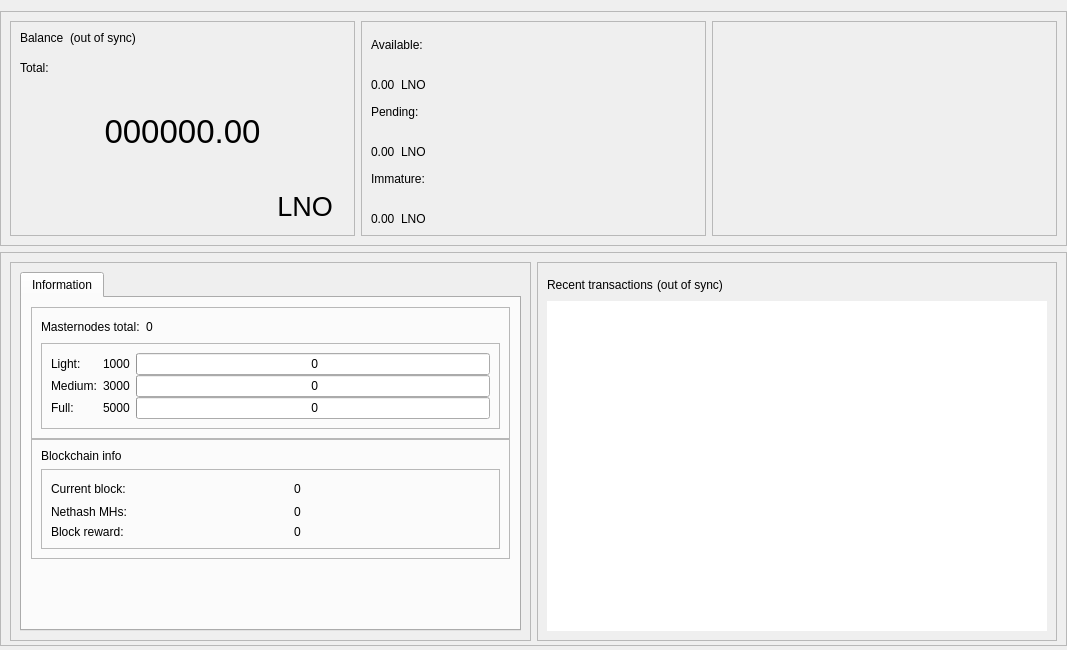
<?xml version="1.0" encoding="UTF-8"?>
<ui version="4.0">
 <class>OverviewPage</class>
 <widget class="QWidget" name="OverviewPage">
  <property name="geometry">
   <rect>
    <x>0</x>
    <y>0</y>
    <width>1067</width>
    <height>650</height>
   </rect>
  </property>
  <property name="minimumSize">
   <size>
    <width>960</width>
    <height>0</height>
   </size>
  </property>
  <property name="windowTitle">
   <string>Form</string>
  </property>
  <layout class="QVBoxLayout" name="topLayout">
   <property name="leftMargin">
    <number>0</number>
   </property>
   <property name="rightMargin">
    <number>0</number>
   </property>
   <property name="bottomMargin">
    <number>4</number>
   </property>
   <item>
    <layout class="QVBoxLayout" name="verticalLayout_main">
     <property name="sizeConstraint">
      <enum>QLayout::SetDefaultConstraint</enum>
     </property>
     <property name="leftMargin">
      <number>0</number>
     </property>
     <property name="rightMargin">
      <number>0</number>
     </property>
     <item>
      <widget class="QFrame" name="frame_blue">
       <property name="enabled">
        <bool>true</bool>
       </property>
       <property name="sizePolicy">
        <sizepolicy hsizetype="Preferred" vsizetype="Preferred">
         <horstretch>0</horstretch>
         <verstretch>0</verstretch>
        </sizepolicy>
       </property>
       <property name="minimumSize">
        <size>
         <width>1065</width>
         <height>220</height>
        </size>
       </property>
       <property name="maximumSize">
        <size>
         <width>16777215</width>
         <height>16777215</height>
        </size>
       </property>
       <property name="sizeIncrement">
        <size>
         <width>0</width>
         <height>0</height>
        </size>
       </property>
       <property name="baseSize">
        <size>
         <width>0</width>
         <height>500</height>
        </size>
       </property>
       <property name="frameShape">
        <enum>QFrame::StyledPanel</enum>
       </property>
       <property name="frameShadow">
        <enum>QFrame::Raised</enum>
       </property>
       <layout class="QHBoxLayout" name="horizontalLayout">
        <item>
         <widget class="QFrame" name="frame_blue_1">
          <property name="minimumSize">
           <size>
            <width>345</width>
            <height>200</height>
           </size>
          </property>
          <property name="maximumSize">
           <size>
            <width>16777215</width>
            <height>16777215</height>
           </size>
          </property>
          <property name="frameShape">
           <enum>QFrame::StyledPanel</enum>
          </property>
          <property name="frameShadow">
           <enum>QFrame::Raised</enum>
          </property>
          <layout class="QHBoxLayout" name="horizontalLayout_2">
           <item>
            <layout class="QVBoxLayout" name="verticalLayout">
             <item>
              <layout class="QHBoxLayout" name="horizontalLayout_3">
               <property name="spacing">
                <number>6</number>
               </property>
               <property name="sizeConstraint">
                <enum>QLayout::SetFixedSize</enum>
               </property>
               <item>
                <widget class="QLabel" name="label_5">
                 <property name="minimumSize">
                  <size>
                   <width>0</width>
                   <height>24</height>
                  </size>
                 </property>
                 <property name="maximumSize">
                  <size>
                   <width>16777215</width>
                   <height>24</height>
                  </size>
                 </property>
                 <property name="text">
                  <string>Balance</string>
                 </property>
                 <property name="alignment">
                  <set>Qt::AlignLeading|Qt::AlignLeft|Qt::AlignTop</set>
                 </property>
                </widget>
               </item>
               <item>
                <widget class="QLabel" name="labelWalletStatus">
                 <property name="minimumSize">
                  <size>
                   <width>0</width>
                   <height>24</height>
                  </size>
                 </property>
                 <property name="maximumSize">
                  <size>
                   <width>16777215</width>
                   <height>24</height>
                  </size>
                 </property>
                 <property name="text">
                  <string>(out of sync)</string>
                 </property>
                 <property name="alignment">
                  <set>Qt::AlignLeading|Qt::AlignLeft|Qt::AlignTop</set>
                 </property>
                </widget>
               </item>
               <item>
                <spacer name="horizontalSpacer">
                 <property name="orientation">
                  <enum>Qt::Horizontal</enum>
                 </property>
                 <property name="sizeHint" stdset="0">
                  <size>
                   <width>40</width>
                   <height>20</height>
                  </size>
                 </property>
                </spacer>
               </item>
              </layout>
             </item>
             <item>
              <widget class="QLabel" name="labelTotalText">
               <property name="maximumSize">
                <size>
                 <width>16777215</width>
                 <height>15</height>
                </size>
               </property>
               <property name="text">
                <string>Total:</string>
               </property>
              </widget>
             </item>
             <item>
              <widget class="QLabel" name="labelTotal">
               <property name="sizePolicy">
                <sizepolicy hsizetype="Preferred" vsizetype="Preferred">
                 <horstretch>0</horstretch>
                 <verstretch>0</verstretch>
                </sizepolicy>
               </property>
               <property name="minimumSize">
                <size>
                 <width>0</width>
                 <height>100</height>
                </size>
               </property>
               <property name="maximumSize">
                <size>
                 <width>16777215</width>
                 <height>100</height>
                </size>
               </property>
               <property name="font">
                <font>
                 <pointsize>25</pointsize>
                 <weight>50</weight>
                 <bold>false</bold>
                </font>
               </property>
               <property name="mouseTracking">
                <bool>false</bool>
               </property>
               <property name="text">
                <string>000000.00</string>
               </property>
               <property name="alignment">
                <set>Qt::AlignCenter</set>
               </property>
              </widget>
             </item>
             <item>
              <layout class="QHBoxLayout" name="horizontalLayout_11">
               <item>
                <spacer name="horizontalSpacer_8">
                 <property name="orientation">
                  <enum>Qt::Horizontal</enum>
                 </property>
                 <property name="sizeHint" stdset="0">
                  <size>
                   <width>40</width>
                   <height>20</height>
                  </size>
                 </property>
                </spacer>
               </item>
               <item>
                <widget class="QPushButton" name="blabel_LivenodesCoin">
                 <property name="font">
                  <font>
                   <pointsize>20</pointsize>
                   <italic>false</italic>
                   <kerning>true</kerning>
                  </font>
                 </property>
                 <property name="cursor">
                  <cursorShape>PointingHandCursor</cursorShape>
                 </property>
                 <property name="text">
                  <string>LNO</string>
                 </property>
                 <property name="flat">
                  <bool>true</bool>
                 </property>
                </widget>
               </item>
              </layout>
             </item>
            </layout>
           </item>
          </layout>
         </widget>
        </item>
        <item>
         <widget class="QFrame" name="frame_blue_2">
          <property name="minimumSize">
           <size>
            <width>345</width>
            <height>200</height>
           </size>
          </property>
          <property name="maximumSize">
           <size>
            <width>16777215</width>
            <height>16777215</height>
           </size>
          </property>
          <property name="frameShape">
           <enum>QFrame::StyledPanel</enum>
          </property>
          <property name="frameShadow">
           <enum>QFrame::Raised</enum>
          </property>
          <layout class="QVBoxLayout" name="verticalLayout_3">
           <item>
            <layout class="QVBoxLayout" name="verticalLayout_2">
             <item>
              <widget class="QLabel" name="labelBalanceText">
               <property name="text">
                <string>Available:</string>
               </property>
              </widget>
             </item>
             <item>
              <layout class="QHBoxLayout" name="horizontalLayout_4">
               <item>
                <widget class="QLabel" name="labelBalance">
                 <property name="text">
                  <string>0.00</string>
                 </property>
                 <property name="alignment">
                  <set>Qt::AlignBottom|Qt::AlignLeading|Qt::AlignLeft</set>
                 </property>
                </widget>
               </item>
               <item>
                <widget class="QLabel" name="label_LivenodesCoin2">
                 <property name="text">
                  <string>LNO</string>
                 </property>
                 <property name="alignment">
                  <set>Qt::AlignBottom|Qt::AlignLeading|Qt::AlignLeft</set>
                 </property>
                </widget>
               </item>
               <item>
                <spacer name="horizontalSpacer_3">
                 <property name="orientation">
                  <enum>Qt::Horizontal</enum>
                 </property>
                 <property name="sizeHint" stdset="0">
                  <size>
                   <width>40</width>
                   <height>20</height>
                  </size>
                 </property>
                </spacer>
               </item>
              </layout>
             </item>
             <item>
              <widget class="QLabel" name="labelPendingText">
               <property name="text">
                <string>Pending:</string>
               </property>
              </widget>
             </item>
             <item>
              <layout class="QHBoxLayout" name="horizontalLayout_5">
               <item>
                <widget class="QLabel" name="labelUnconfirmed">
                 <property name="text">
                  <string>0.00</string>
                 </property>
                 <property name="alignment">
                  <set>Qt::AlignBottom|Qt::AlignLeading|Qt::AlignLeft</set>
                 </property>
                </widget>
               </item>
               <item>
                <widget class="QLabel" name="label_LivenodesCoin3">
                 <property name="text">
                  <string>LNO</string>
                 </property>
                 <property name="alignment">
                  <set>Qt::AlignBottom|Qt::AlignLeading|Qt::AlignLeft</set>
                 </property>
                </widget>
               </item>
               <item>
                <spacer name="horizontalSpacer_4">
                 <property name="orientation">
                  <enum>Qt::Horizontal</enum>
                 </property>
                 <property name="sizeHint" stdset="0">
                  <size>
                   <width>40</width>
                   <height>20</height>
                  </size>
                 </property>
                </spacer>
               </item>
              </layout>
             </item>
             <item>
              <widget class="QLabel" name="labelImmatureText">
               <property name="text">
                <string>Immature:</string>
               </property>
              </widget>
             </item>
             <item>
              <layout class="QHBoxLayout" name="horizontalLayout_6">
               <item>
                <widget class="QLabel" name="labelImmature">
                 <property name="text">
                  <string>0.00</string>
                 </property>
                 <property name="alignment">
                  <set>Qt::AlignBottom|Qt::AlignLeading|Qt::AlignLeft</set>
                 </property>
                </widget>
               </item>
               <item>
                <widget class="QLabel" name="label_LivenodesCoin4">
                 <property name="text">
                  <string>LNO</string>
                 </property>
                 <property name="alignment">
                  <set>Qt::AlignBottom|Qt::AlignLeading|Qt::AlignLeft</set>
                 </property>
                </widget>
               </item>
               <item>
                <spacer name="horizontalSpacer_5">
                 <property name="orientation">
                  <enum>Qt::Horizontal</enum>
                 </property>
                 <property name="sizeHint" stdset="0">
                  <size>
                   <width>40</width>
                   <height>20</height>
                  </size>
                 </property>
                </spacer>
               </item>
              </layout>
             </item>
            </layout>
           </item>
          </layout>
         </widget>
        </item>
        <item>
         <spacer name="horizontalSpacer_9">
          <property name="orientation">
           <enum>Qt::Horizontal</enum>
          </property>
          <property name="sizeHint" stdset="0">
           <size>
            <width>40</width>
            <height>20</height>
           </size>
          </property>
         </spacer>
        </item>
        <item>
         <widget class="QFrame" name="frame_blue_3">
          <property name="minimumSize">
           <size>
            <width>345</width>
            <height>200</height>
           </size>
          </property>
          <property name="maximumSize">
           <size>
            <width>16777215</width>
            <height>16777215</height>
           </size>
          </property>
          <property name="frameShape">
           <enum>QFrame::StyledPanel</enum>
          </property>
          <property name="frameShadow">
           <enum>QFrame::Raised</enum>
          </property>
          <layout class="QVBoxLayout" name="verticalLayout_5">
           <item>
            <layout class="QVBoxLayout" name="verticalLayout_4"/>
           </item>
          </layout>
         </widget>
        </item>
       </layout>
      </widget>
     </item>
     <item>
      <widget class="QFrame" name="frame_bottom">
       <property name="minimumSize">
        <size>
         <width>0</width>
         <height>100</height>
        </size>
       </property>
       <property name="maximumSize">
        <size>
         <width>16777215</width>
         <height>16777215</height>
        </size>
       </property>
       <property name="frameShape">
        <enum>QFrame::StyledPanel</enum>
       </property>
       <property name="frameShadow">
        <enum>QFrame::Raised</enum>
       </property>
       <layout class="QHBoxLayout" name="horizontalLayout_7">
        <property name="bottomMargin">
         <number>4</number>
        </property>
        <item>
         <widget class="QFrame" name="frame_bottom_1">
          <property name="minimumSize">
           <size>
            <width>355</width>
            <height>100</height>
           </size>
          </property>
          <property name="maximumSize">
           <size>
            <width>16777215</width>
            <height>16777215</height>
           </size>
          </property>
          <property name="frameShape">
           <enum>QFrame::StyledPanel</enum>
          </property>
          <property name="frameShadow">
           <enum>QFrame::Raised</enum>
          </property>
          <layout class="QVBoxLayout" name="verticalLayout_9">
           <property name="bottomMargin">
            <number>9</number>
           </property>
           <item>
            <layout class="QVBoxLayout" name="verticalLayout_7">
             <item>
              <widget class="QTabWidget" name="AdditionalFeatures">
               <property name="currentIndex">
                <number>1</number>
               </property>
               <property name="tabBarAutoHide">
                <bool>false</bool>
               </property>
               <widget class="QWidget" name="TabInformation">
                <attribute name="title">
                 <string>Information</string>
                </attribute>
                <layout class="QVBoxLayout" name="verticalLayout_13">
                 <item>
                  <layout class="QVBoxLayout" name="verticalLayout_11">
                   <property name="spacing">
                    <number>0</number>
                   </property>
                   <item>
                    <layout class="QVBoxLayout" name="verticalLayout_16"/>
                   </item>
                   <item>
                    <widget class="QFrame" name="frameMnInfo">
                     <property name="minimumSize">
                      <size>
                       <width>0</width>
                       <height>100</height>
                      </size>
                     </property>
                     <property name="frameShape">
                      <enum>QFrame::StyledPanel</enum>
                     </property>
                     <property name="frameShadow">
                      <enum>QFrame::Raised</enum>
                     </property>
                     <layout class="QVBoxLayout" name="verticalLayout_17">
                      <item>
                       <layout class="QHBoxLayout" name="horizontalLayout_9">
                        <item>
                         <widget class="QLabel" name="labelMnTotal">
                          <property name="minimumSize">
                           <size>
                            <width>0</width>
                            <height>0</height>
                           </size>
                          </property>
                          <property name="maximumSize">
                           <size>
                            <width>16777215</width>
                            <height>16777215</height>
                           </size>
                          </property>
                          <property name="text">
                           <string>Masternodes total:</string>
                          </property>
                         </widget>
                        </item>
                        <item>
                         <widget class="QLabel" name="labelMnTotal_Value">
                          <property name="text">
                           <string>0</string>
                          </property>
                         </widget>
                        </item>
                        <item>
                         <spacer name="horizontalSpacer_7">
                          <property name="orientation">
                           <enum>Qt::Horizontal</enum>
                          </property>
                          <property name="sizeHint" stdset="0">
                           <size>
                            <width>40</width>
                            <height>20</height>
                           </size>
                          </property>
                         </spacer>
                        </item>
                       </layout>
                      </item>
                      <item>
                       <widget class="QFrame" name="frameMnInfoLevels">
                        <property name="minimumSize">
                         <size>
                          <width>0</width>
                          <height>80</height>
                         </size>
                        </property>
                        <property name="frameShape">
                         <enum>QFrame::StyledPanel</enum>
                        </property>
                        <property name="frameShadow">
                         <enum>QFrame::Raised</enum>
                        </property>
                        <layout class="QGridLayout" name="gridLayout_2">
                         <property name="horizontalSpacing">
                          <number>6</number>
                         </property>
                         <property name="verticalSpacing">
                          <number>0</number>
                         </property>
                         <item row="0" column="2">
                          <widget class="QProgressBar" name="graphMN1">
                           <property name="minimumSize">
                            <size>
                             <width>0</width>
                             <height>20</height>
                            </size>
                           </property>
                           <property name="maximumSize">
                            <size>
                             <width>16777215</width>
                             <height>16777215</height>
                            </size>
                           </property>
                           <property name="value">
                            <number>0</number>
                           </property>
                           <property name="format">
                            <string> %v</string>
                           </property>
                          </widget>
                         </item>
                         <item row="1" column="2">
                          <widget class="QProgressBar" name="graphMN2">
                           <property name="minimumSize">
                            <size>
                             <width>0</width>
                             <height>20</height>
                            </size>
                           </property>
                           <property name="maximumSize">
                            <size>
                             <width>16777215</width>
                             <height>16777215</height>
                            </size>
                           </property>
                           <property name="value">
                            <number>0</number>
                           </property>
                           <property name="format">
                            <string> %v</string>
                           </property>
                          </widget>
                         </item>
                         <item row="3" column="2">
                          <widget class="QProgressBar" name="graphMN3">
                           <property name="minimumSize">
                            <size>
                             <width>0</width>
                             <height>20</height>
                            </size>
                           </property>
                           <property name="maximumSize">
                            <size>
                             <width>16777215</width>
                             <height>16777215</height>
                            </size>
                           </property>
                           <property name="value">
                            <number>0</number>
                           </property>
                           <property name="format">
                            <string> %v</string>
                           </property>
                          </widget>
                         </item>
                         <item row="1" column="0">
                          <widget class="QLabel" name="label_2">
                           <property name="minimumSize">
                            <size>
                             <width>0</width>
                             <height>0</height>
                            </size>
                           </property>
                           <property name="maximumSize">
                            <size>
                             <width>16777215</width>
                             <height>16777215</height>
                            </size>
                           </property>
                           <property name="text">
                            <string>Medium:</string>
                           </property>
                          </widget>
                         </item>
                         <item row="3" column="0">
                          <widget class="QLabel" name="label_3">
                           <property name="minimumSize">
                            <size>
                             <width>0</width>
                             <height>0</height>
                            </size>
                           </property>
                           <property name="maximumSize">
                            <size>
                             <width>16777215</width>
                             <height>16777215</height>
                            </size>
                           </property>
                           <property name="text">
                            <string>Full:</string>
                           </property>
                          </widget>
                         </item>
                         <item row="0" column="0">
                          <widget class="QLabel" name="label">
                           <property name="minimumSize">
                            <size>
                             <width>0</width>
                             <height>0</height>
                            </size>
                           </property>
                           <property name="maximumSize">
                            <size>
                             <width>16777215</width>
                             <height>16777215</height>
                            </size>
                           </property>
                           <property name="text">
                            <string>Light:</string>
                           </property>
                          </widget>
                         </item>
                         <item row="0" column="1">
                          <widget class="QLabel" name="label_lcolat">
                           <property name="text">
                            <string>1000</string>
                           </property>
                          </widget>
                         </item>
                         <item row="1" column="1">
                          <widget class="QLabel" name="label_mcolat">
                           <property name="text">
                            <string>3000</string>
                           </property>
                          </widget>
                         </item>
                         <item row="3" column="1">
                          <widget class="QLabel" name="label_fcolat">
                           <property name="text">
                            <string>5000</string>
                           </property>
                          </widget>
                         </item>
                        </layout>
                       </widget>
                      </item>
                     </layout>
                    </widget>
                   </item>
                   <item>
                    <widget class="QFrame" name="frameBlockchainInfo">
                     <property name="minimumSize">
                      <size>
                       <width>0</width>
                       <height>100</height>
                      </size>
                     </property>
                     <property name="frameShape">
                      <enum>QFrame::StyledPanel</enum>
                     </property>
                     <property name="frameShadow">
                      <enum>QFrame::Raised</enum>
                     </property>
                     <layout class="QVBoxLayout" name="verticalLayout_18">
                      <item>
                       <widget class="QLabel" name="label_blockchaininfo">
                        <property name="text">
                         <string>Blockchain info</string>
                        </property>
                       </widget>
                      </item>
                      <item>
                       <widget class="QFrame" name="frameBlockchainInfoData">
                        <property name="minimumSize">
                         <size>
                          <width>0</width>
                          <height>0</height>
                         </size>
                        </property>
                        <property name="frameShape">
                         <enum>QFrame::StyledPanel</enum>
                        </property>
                        <property name="frameShadow">
                         <enum>QFrame::Raised</enum>
                        </property>
                        <layout class="QGridLayout" name="gridLayout_3">
                         <property name="verticalSpacing">
                          <number>6</number>
                         </property>
                         <item row="0" column="2">
                          <widget class="QLabel" name="label_CurrentBlock_value">
                           <property name="text">
                            <string>0</string>
                           </property>
                          </widget>
                         </item>
                         <item row="0" column="0">
                          <widget class="QLabel" name="label_CurrentBlock">
                           <property name="minimumSize">
                            <size>
                             <width>0</width>
                             <height>0</height>
                            </size>
                           </property>
                           <property name="maximumSize">
                            <size>
                             <width>16777215</width>
                             <height>16777215</height>
                            </size>
                           </property>
                           <property name="text">
                            <string>Current block:</string>
                           </property>
                          </widget>
                         </item>
                         <item row="1" column="2">
                          <widget class="QLabel" name="label_Nethash_value">
                           <property name="text">
                            <string>0</string>
                           </property>
                          </widget>
                         </item>
                         <item row="2" column="0">
                          <widget class="QLabel" name="label_CurrentBlockReward">
                           <property name="text">
                            <string>Block reward:</string>
                           </property>
                          </widget>
                         </item>
                         <item row="1" column="0">
                          <widget class="QLabel" name="label_Nethash">
                           <property name="text">
                            <string>Nethash MHs:</string>
                           </property>
                          </widget>
                         </item>
                         <item row="2" column="2">
                          <widget class="QLabel" name="label_CurrentBlockReward_value">
                           <property name="text">
                            <string>0</string>
                           </property>
                          </widget>
                         </item>
                         <item row="0" column="1">
                          <spacer name="horizontalSpacer_6">
                           <property name="orientation">
                            <enum>Qt::Horizontal</enum>
                           </property>
                           <property name="sizeType">
                            <enum>QSizePolicy::Fixed</enum>
                           </property>
                           <property name="sizeHint" stdset="0">
                            <size>
                             <width>40</width>
                             <height>20</height>
                            </size>
                           </property>
                          </spacer>
                         </item>
                        </layout>
                       </widget>
                      </item>
                     </layout>
                    </widget>
                   </item>
                   <item>
                    <spacer name="verticalSpacer_2">
                     <property name="orientation">
                      <enum>Qt::Vertical</enum>
                     </property>
                     <property name="sizeHint" stdset="0">
                      <size>
                       <width>20</width>
                       <height>10</height>
                      </size>
                     </property>
                    </spacer>
                   </item>
                  </layout>
                 </item>
                </layout>
               </widget>
              </widget>
             </item>
            </layout>
           </item>
          </layout>
         </widget>
        </item>
        <item>
         <widget class="QFrame" name="frame_bottom_2">
          <property name="minimumSize">
           <size>
            <width>0</width>
            <height>100</height>
           </size>
          </property>
          <property name="maximumSize">
           <size>
            <width>16777215</width>
            <height>16777215</height>
           </size>
          </property>
          <property name="frameShape">
           <enum>QFrame::StyledPanel</enum>
          </property>
          <property name="frameShadow">
           <enum>QFrame::Raised</enum>
          </property>
          <layout class="QVBoxLayout" name="verticalLayout_10">
           <item>
            <layout class="QVBoxLayout" name="verticalLayout_8">
             <property name="spacing">
              <number>4</number>
             </property>
             <item>
              <layout class="QHBoxLayout" name="horizontalLayout_8">
               <item>
                <widget class="QLabel" name="label_4">
                 <property name="minimumSize">
                  <size>
                   <width>0</width>
                   <height>25</height>
                  </size>
                 </property>
                 <property name="maximumSize">
                  <size>
                   <width>16777215</width>
                   <height>25</height>
                  </size>
                 </property>
                 <property name="text">
                  <string>Recent transactions</string>
                 </property>
                </widget>
               </item>
               <item>
                <widget class="QLabel" name="labelTransactionsStatus">
                 <property name="text">
                  <string>(out of sync)</string>
                 </property>
                </widget>
               </item>
               <item>
                <spacer name="horizontalSpacer_2">
                 <property name="orientation">
                  <enum>Qt::Horizontal</enum>
                 </property>
                 <property name="sizeHint" stdset="0">
                  <size>
                   <width>40</width>
                   <height>20</height>
                  </size>
                 </property>
                </spacer>
               </item>
              </layout>
             </item>
             <item>
              <widget class="QListView" name="listTransactions">
               <property name="sizePolicy">
                <sizepolicy hsizetype="Expanding" vsizetype="Expanding">
                 <horstretch>0</horstretch>
                 <verstretch>0</verstretch>
                </sizepolicy>
               </property>
               <property name="maximumSize">
                <size>
                 <width>16777215</width>
                 <height>600</height>
                </size>
               </property>
               <property name="styleSheet">
                <string notr="true"/>
               </property>
               <property name="frameShape">
                <enum>QFrame::NoFrame</enum>
               </property>
               <property name="verticalScrollBarPolicy">
                <enum>Qt::ScrollBarAlwaysOff</enum>
               </property>
               <property name="horizontalScrollBarPolicy">
                <enum>Qt::ScrollBarAlwaysOff</enum>
               </property>
               <property name="alternatingRowColors">
                <bool>true</bool>
               </property>
              </widget>
             </item>
            </layout>
           </item>
          </layout>
         </widget>
        </item>
       </layout>
      </widget>
     </item>
    </layout>
   </item>
  </layout>
 </widget>
 <resources/>
 <connections/>
</ui>
